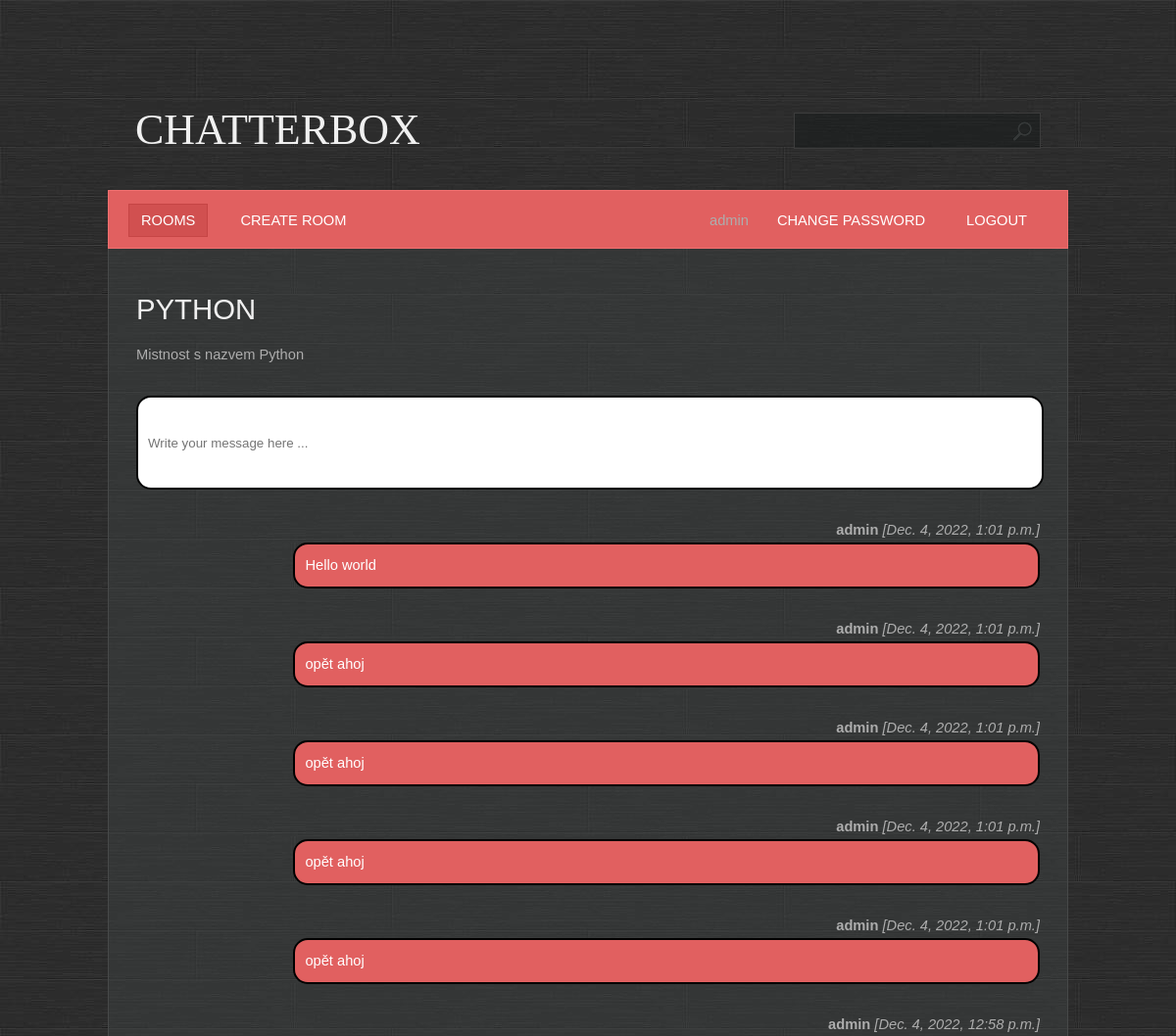
Page /room/detail/2/ (signed in, upper part) on the earlier database version.
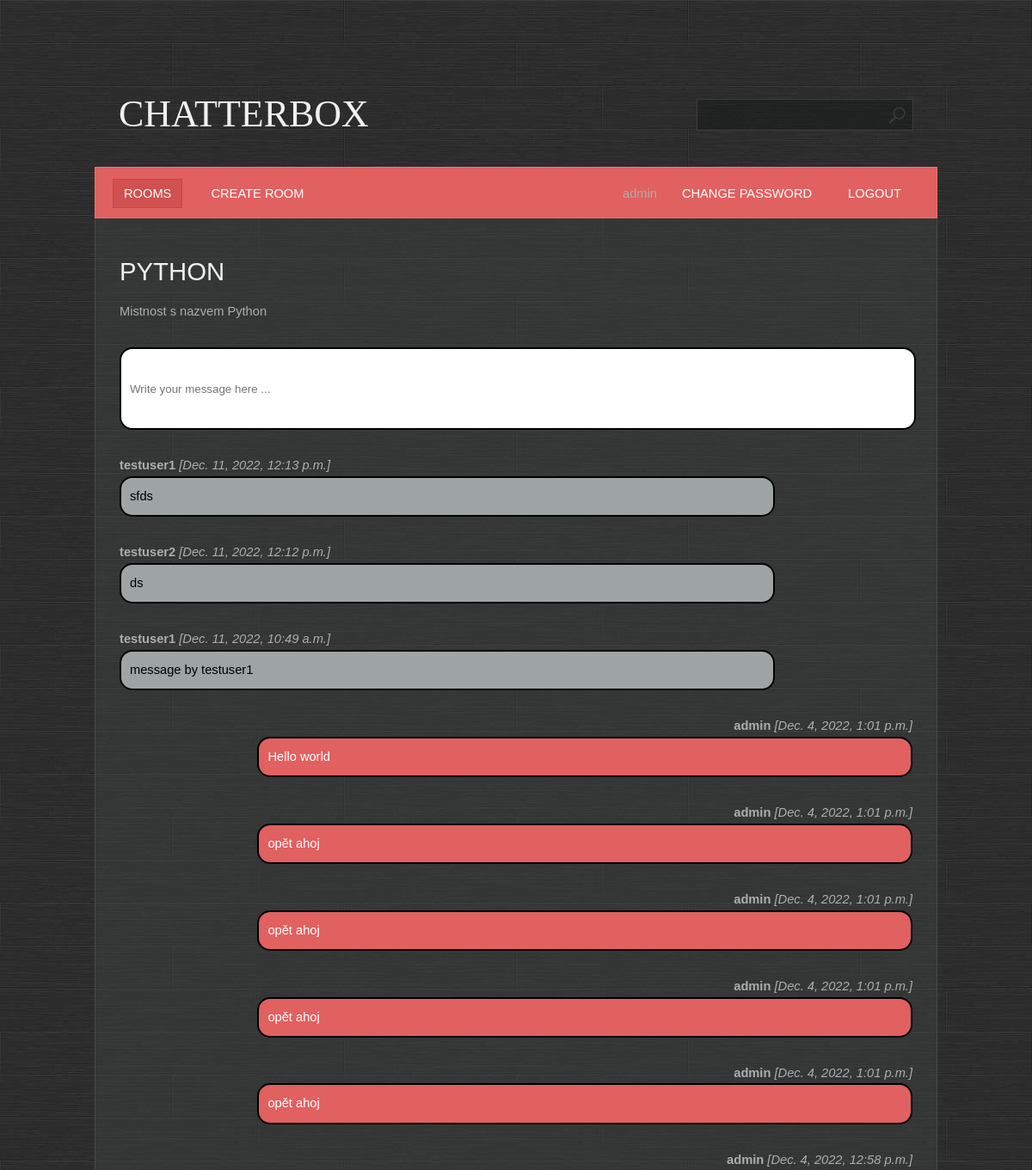
Same page on the later database version.
### base/models.py (models this page shows, shortened)
class Message(Model):
    body = models.TextField()
    room = models.ForeignKey(Room, on_delete=models.CASCADE)
    user = models.ForeignKey(User, on_delete=models.CASCADE)
    created = models.DateTimeField(auto_now_add=True)
    updated = models.DateTimeField(auto_now=True)
    class Meta:
        ordering = ['-created', 'body']

### base/views.py (the view, shortened to what this page needs)
# urls.py: path('room/detail/<pk>/', base.views.room, name='room'),
@login_required
@permission_required(['base.view_room', 'base.view_message'])
def room(request, pk):
    room = Room.objects.get(id=pk)  # získání místnosti podle id
    messages = room.message_set.all()  # vybrání všech zpráv v dané místnosti
    context = {'messages': messages, 'room': room}  # předání proměnných pro HTML soubor
    return render(request, template_name='base/room.html', context=context)  # render webovky

### base/templates/base/room.html (shortened to what this page needs)
{% extends 'main.html' %}
{% block content %}
    <h1>{{ room.name }}</h1>
    <br>
    <div class="box">{{ room.description }}</div>
    {% if perms.base.add_message %}
    <div class="box room__message">
        <form method="post">
            <input name="body" placeholder="Write your message here ..."/>
        </form>
    </div>
    {% endif %}
        {% for message in messages %}
            <div class="box">
            {% if message.user == user %}
                <div style="float:right"><b>{{ message.user }}</b> <i>[{{ message.created }}]</i></div>
                <div class="message"
                     style = "float: right;
                                color: white;
                                background: #e16060;">
                    {{ message.body }}
                </div>
            {% else %}
                <div><b>{{ message.user }}</b> <i>[{{ message.created }}]</i></div>
                <div class="message">{{ message.body }}</div>
            {% endif %}
            </div>
        {% endfor %}
{% endblock %}

Differences in the rows shown:
added Message: user "testuser1", created "Dec. 11, 2022, 12:13 p.m.", body "sfds"
added Message: user "testuser2", created "Dec. 11, 2022, 12:12 p.m.", body "ds"
added Message: user "testuser1", created "Dec. 11, 2022, 10:49 a.m.", body "message by testuser1"
